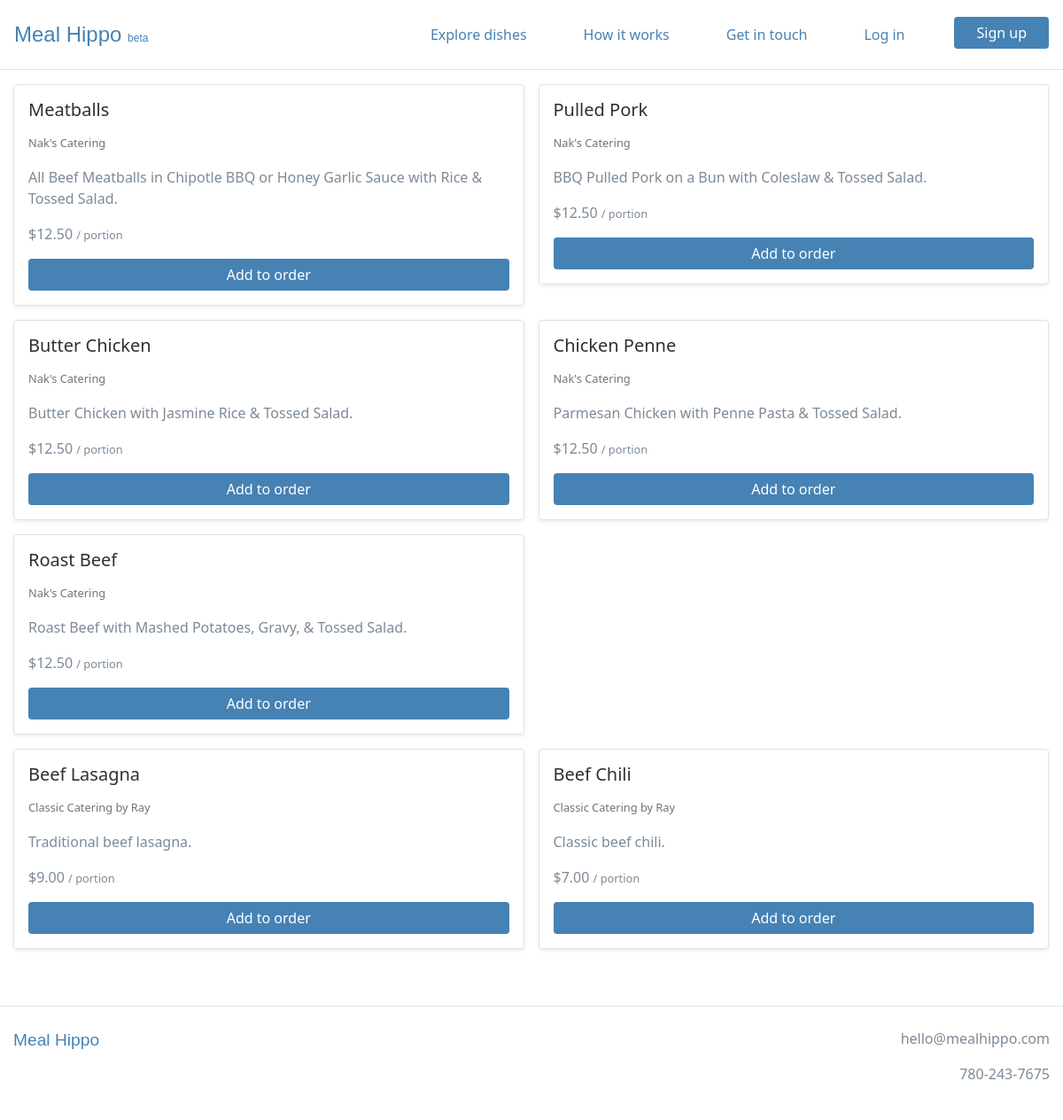
Screenshot of /order/items with the database file from the repository.
### webplatform/models.py (models this page shows, shortened)
class Item(models.Model):
    supplier = models.ForeignKey(Supplier, on_delete=models.CASCADE)
    name = models.CharField(max_length=100)
    description = models.TextField()
    price = models.FloatField()
    is_active = models.BooleanField()
    created_at = models.DateTimeField(auto_now_add=True)
    modified_at = models.DateTimeField(auto_now=True)

class Supplier(models.Model):
    business_name = models.CharField(max_length=100)
    contact_name = models.CharField(max_length=100, blank=True, null=True)
    contact_email = models.EmailField(blank=True, null=True)
    contact_phone = models.CharField(max_length=20, blank=True, null=True)
    contact_address = models.TextField(blank=True, null=True)
    is_active = models.BooleanField()
    created_at = models.DateTimeField(auto_now_add=True)
    modified_at = models.DateTimeField(auto_now=True)

### webplatform/views.py (the view, shortened to what this page needs)
# urls.py: path('order/items', views.OrderItemsView.as_view(), name='order_items_view'),
class OrderItemsView(ListView):
    model = models.Supplier
    template_name = 'webplatform/order_items_view.html'
    context_object_name = 'active_suppliers'
    def get_queryset(self):
        return models.Supplier.objects.filter(is_active=True)
    def get_context_data(self, **kwargs):
        context = super().get_context_data(**kwargs)
        return context

### webplatform/templates/webplatform/order_items_view.html (shortened to what this page needs)
{% extends 'base.html' %}
{% load static %}
{% load humanize %}
{% block content %}
<div class="container-fluid mt-3 mb-5">
  <div class="row">
    {% if order_items %}
      <div class="col-8 pr-0">
    {% else %}
      <div class="col pr-0">
    {% endif %}
      <div class="container-fluid p-0">
        {% for active_supplier in active_suppliers %}
          <div class="row m-0 p-0">
              {% for item in active_supplier.item_set.all %}
                <div class="col-lg-6 col-12 mb-3 m-0 p-0">
                  <div class=" mr-3 p-3 border rounded shadow-sm">
                      <h5 class="card-title">{{ item.name }}</h5>
                      <p><small class="text-secondary">{{ active_supplier.business_name }}</small></p>
                      <p class="card-text">{{ item.description }}</p>
                      <p class="card-text">${{ item.price|floatformat:2|intcomma }} <small>/ portion</small></p>
                      {% if user.is_authenticated %}
                        <a href="{{ item.get_add_to_order_url }}" class="btn btn-primary w-100">Add</a>
                      {% else %}
                        <a href="{% url 'login' %}?next={% url 'webplatform:order_items_view' %}" class="btn btn-primary w-100">Add to order</a>
                      {% endif %}
                  </div>
                </div>
              {% endfor %}
          </div>
        {% endfor %}
      </div>
    </div>
  </div>
</div>
{% endblock %}

### static/style.css (style rules this page uses)
body { color: #2D3033; font-family: "Lucida Grande", "Lucida Sans Unicode", "Lucida Sans", "Segoe UI", Geneva, Frutiger, Verdana, "Helvetica Neue", Arial, sans-serif; font-size: 16px; }
p { color: #7C8A97; }
a, .btn-link { color: steelblue; }
.btn-primary { background: steelblue; border: none; padding-left: 25px; padding-right: 25px; }

### rows the page displays
Supplier: business_name "Nak's Catering"
Item: name "Meatballs", description "All Beef Meatballs in Chipotle BBQ or Honey Garlic Sauce with Rice & Tossed Salad.", price "12.50"
Item: name "Pulled Pork", description "BBQ Pulled Pork on a Bun with Coleslaw & Tossed Salad.", price "12.50"
Item: name "Butter Chicken", description "Butter Chicken with Jasmine Rice & Tossed Salad.", price "12.50"
Item: name "Chicken Penne", description "Parmesan Chicken with Penne Pasta & Tossed Salad.", price "12.50"
Item: name "Roast Beef", description "Roast Beef with Mashed Potatoes, Gravy, & Tossed Salad.", price "12.50"
Supplier: business_name "Classic Catering by Ray"
Item: name "Beef Lasagna", description "Traditional beef lasagna.", price "9.00"
Item: name "Beef Chili", description "Classic beef chili.", price "7.00"
